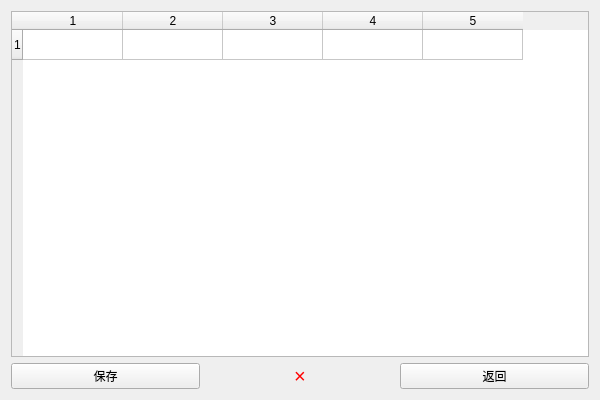
<?xml version="1.0" encoding="UTF-8"?>
<ui version="4.0">
 <class>Hospital</class>
 <widget class="QWidget" name="Hospital">
  <property name="geometry">
   <rect>
    <x>0</x>
    <y>0</y>
    <width>600</width>
    <height>400</height>
   </rect>
  </property>
  <property name="windowTitle">
   <string>Hospital</string>
  </property>
  <layout class="QVBoxLayout" name="verticalLayout">
   <item>
    <widget class="QTableWidget" name="tableWidget">
     <property name="editTriggers">
      <set>QAbstractItemView::AllEditTriggers</set>
     </property>
     <property name="rowCount">
      <number>1</number>
     </property>
     <property name="columnCount">
      <number>5</number>
     </property>
     <property name="horizontalHeaderLabels" stdset="0">
      <stringlist>
       <string>患者姓名</string>
       <string>病房号</string>
       <string>病床号</string>
       <string>医生姓名</string>
       <string>入院日期</string>
      </stringlist>
     </property>
     <row/>
     <column/>
     <column/>
     <column/>
     <column/>
     <column/>
    </widget>
   </item>
   <item>
    <layout class="QHBoxLayout" name="buttonLayout">
     <item>
      <widget class="QPushButton" name="saveButton">
       <property name="text">
        <string>保存</string>
       </property>
      </widget>
     </item>
     <item>
      <widget class="QPushButton" name="closeButton">
       <property name="styleSheet">
        <string>QPushButton { border: none; color: red; font-size: 20px; }</string>
       </property>
       <property name="text">
        <string>×</string>
       </property>
      </widget>
     </item>
     <item>
      <widget class="QPushButton" name="returnButton">
       <property name="text">
        <string>返回</string>
       </property>
      </widget>
     </item>
    </layout>
   </item>
  </layout>
 </widget>
 <resources/>
 <connections/>
</ui>
